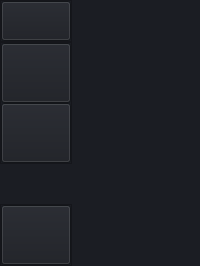
     <widget class="QWidget" name="leftMenuContainer" native="true">
      <property name="sizePolicy">
       <sizepolicy hsizetype="Preferred" vsizetype="Preferred">
        <horstretch>0</horstretch>
        <verstretch>0</verstretch>
       </sizepolicy>
      </property>
      <property name="minimumSize">
       <size>
        <width>0</width>
        <height>0</height>
       </size>
      </property>
      <property name="styleSheet">
       <string notr="true">background-color: rgb(27, 29, 35);</string>
      </property>
      <layout class="QVBoxLayout" name="verticalLayout">
       <property name="spacing">
        <number>0</number>
       </property>
       <property name="leftMargin">
        <number>0</number>
       </property>
       <property name="topMargin">
        <number>0</number>
       </property>
       <property name="rightMargin">
        <number>0</number>
       </property>
       <property name="bottomMargin">
        <number>0</number>
       </property>
       <item alignment="Qt::AlignLeft">
        <widget class="QWidget" name="leftMenuSubContainer" native="true">
         <property name="sizePolicy">
          <sizepolicy hsizetype="Preferred" vsizetype="Preferred">
           <horstretch>0</horstretch>
           <verstretch>0</verstretch>
          </sizepolicy>
         </property>
         <property name="styleSheet">
          <string notr="true"/>
         </property>
         <layout class="QVBoxLayout" name="verticalLayout_2">
          <property name="spacing">
           <number>0</number>
          </property>
          <property name="leftMargin">
           <number>0</number>
          </property>
          <property name="topMargin">
           <number>0</number>
          </property>
          <property name="rightMargin">
           <number>0</number>
          </property>
          <property name="bottomMargin">
           <number>0</number>
          </property>
          <item alignment="Qt::AlignHCenter|Qt::AlignTop">
           <widget class="QFrame" name="leftMenuHeaderContainer">
            <property name="sizePolicy">
             <sizepolicy hsizetype="Preferred" vsizetype="Preferred">
              <horstretch>0</horstretch>
              <verstretch>0</verstretch>
             </sizepolicy>
            </property>
            <property name="styleSheet">
             <string notr="true"/>
            </property>
            <property name="frameShape">
             <enum>QFrame::StyledPanel</enum>
            </property>
            <property name="frameShadow">
             <enum>QFrame::Raised</enum>
            </property>
            <layout class="QVBoxLayout" name="verticalLayout_3">
             <property name="spacing">
              <number>0</number>
             </property>
             <property name="leftMargin">
              <number>0</number>
             </property>
             <property name="topMargin">
              <number>0</number>
             </property>
             <property name="rightMargin">
              <number>0</number>
             </property>
             <property name="bottomMargin">
              <number>0</number>
             </property>
             <item>
              <widget class="QPushButton" name="leftMenuBtn">
               <property name="sizePolicy">
                <sizepolicy hsizetype="Expanding" vsizetype="Expanding">
                 <horstretch>0</horstretch>
                 <verstretch>0</verstretch>
                </sizepolicy>
               </property>
               <property name="minimumSize">
                <size>
                 <width>70</width>
                 <height>40</height>
                </size>
               </property>
               <property name="styleSheet">
                <string notr="true"/>
               </property>
               <property name="text">
                <string/>
               </property>
               <property name="iconSize">
                <size>
                 <width>34</width>
                 <height>34</height>
                </size>
               </property>
              </widget>
             </item>
            </layout>
           </widget>
          </item>
          <item alignment="Qt::AlignTop">
           <widget class="QFrame" name="leftMenuMainContainer">
            <property name="sizePolicy">
             <sizepolicy hsizetype="Preferred" vsizetype="Preferred">
              <horstretch>0</horstretch>
              <verstretch>0</verstretch>
             </sizepolicy>
            </property>
            <property name="frameShape">
             <enum>QFrame::StyledPanel</enum>
            </property>
            <property name="frameShadow">
             <enum>QFrame::Raised</enum>
            </property>
            <layout class="QVBoxLayout" name="verticalLayout_4">
             <property name="spacing">
              <number>0</number>
             </property>
             <property name="leftMargin">
              <number>0</number>
             </property>
             <property name="topMargin">
              <number>0</number>
             </property>
             <property name="rightMargin">
              <number>0</number>
             </property>
             <property name="bottomMargin">
              <number>0</number>
             </property>
             <item>
              <widget class="QPushButton" name="wallhackBtn">
               <property name="minimumSize">
                <size>
                 <width>0</width>
                 <height>60</height>
                </size>
               </property>
               <property name="toolTip">
                <string>Analysis</string>
               </property>
               <property name="styleSheet">
                <string notr="true">QPushButton:hover {
	background-color: rgb(33, 37, 43);
}
QPushButton:pressed {	
	background-color: rgb(85, 170, 255);
}
</string>
               </property>
               <property name="text">
                <string/>
               </property>
               <property name="icon">
                <iconset resource="res.qrc">
                 <normaloff>:/icons/UI/icons/eye_icon.svg</normaloff>:/icons/UI/icons/eye_icon.svg</iconset>
               </property>
               <property name="iconSize">
                <size>
                 <width>36</width>
                 <height>36</height>
                </size>
               </property>
              </widget>
             </item>
             <item>
              <widget class="QPushButton" name="playersBtn">
               <property name="minimumSize">
                <size>
                 <width>0</width>
                 <height>60</height>
                </size>
               </property>
               <property name="toolTip">
                <string>Reports</string>
               </property>
               <property name="styleSheet">
                <string notr="true">QPushButton:hover {
	background-color: rgb(33, 37, 43);
}
QPushButton:pressed {	
	background-color: rgb(85, 170, 255);
}
</string>
               </property>
               <property name="icon">
                <iconset resource="res.qrc">
                 <normaloff>:/icons/UI/icons/players_icon.svg</normaloff>:/icons/UI/icons/players_icon.svg</iconset>
               </property>
               <property name="iconSize">
                <size>
                 <width>36</width>
                 <height>36</height>
                </size>
               </property>
              </widget>
             </item>
            </layout>
           </widget>
          </item>
          <item>
           <spacer name="verticalSpacer">
            <property name="orientation">
             <enum>Qt::Vertical</enum>
            </property>
            <property name="sizeHint" stdset="0">
             <size>
              <width>20</width>
              <height>40</height>
             </size>
            </property>
           </spacer>
          </item>
          <item alignment="Qt::AlignBottom">
           <widget class="QFrame" name="leftMenuFooterContainer">
            <property name="frameShape">
             <enum>QFrame::StyledPanel</enum>
            </property>
            <property name="frameShadow">
             <enum>QFrame::Raised</enum>
            </property>
            <layout class="QVBoxLayout" name="verticalLayout_5">
             <property name="spacing">
              <number>0</number>
             </property>
             <property name="leftMargin">
              <number>0</number>
             </property>
             <property name="topMargin">
              <number>0</number>
             </property>
             <property name="rightMargin">
              <number>0</number>
             </property>
             <property name="bottomMargin">
              <number>0</number>
             </property>
             <item>
              <widget class="QPushButton" name="settingsBtn">
               <property name="sizePolicy">
                <sizepolicy hsizetype="Expanding" vsizetype="Expanding">
                 <horstretch>0</horstretch>
                 <verstretch>0</verstretch>
                </sizepolicy>
               </property>
               <property name="minimumSize">
                <size>
                 <width>50</width>
                 <height>60</height>
                </size>
               </property>
               <property name="toolTip">
                <string>Settings</string>
               </property>
               <property name="styleSheet">
                <string notr="true">QPushButton:hover {
	background-color: rgb(33, 37, 43);
}
QPushButton:pressed {	
	background-color: rgb(85, 170, 255);
}
</string>
               </property>
               <property name="text">
                <string/>
               </property>
               <property name="icon">
                <iconset resource="res.qrc">
                 <normaloff>:/icons/UI/icons/settings_icon.svg</normaloff>:/icons/UI/icons/settings_icon.svg</iconset>
               </property>
               <property name="iconSize">
                <size>
                 <width>36</width>
                 <height>36</height>
                </size>
               </property>
              </widget>
             </item>
            </layout>
           </widget>
          </item>
         </layout>
        </widget>
       </item>
      </layout>
     </widget>
